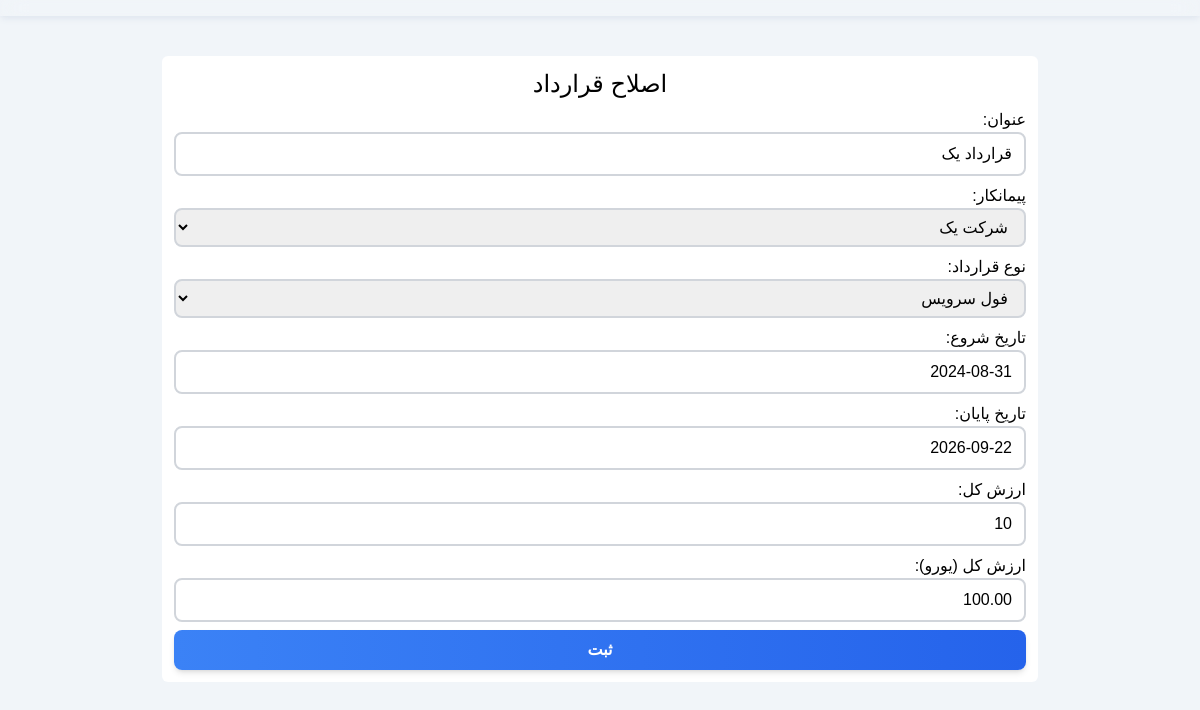
/contracts/update/1/, run on the app's committed database.
### core/models/contract.py (models this page shows, shortened)
class Contract(models.Model):
    name = models.CharField('عنوان', max_length=100)
    contractor = models.ForeignKey(Contractor, on_delete=models.CASCADE, related_name='contracts', verbose_name='پیمانکار')
    contract_type = models.ForeignKey(ContractType, on_delete=models.SET_NULL, null=True, related_name='contracts', verbose_name='نوع قرارداد')
    start_date = models.DateField('تاریخ شروع', db_index=True)
    end_date = models.DateField('تاریخ پایان', db_index=True)
    total_value = models.DecimalField('ارزش کل', max_digits=16, decimal_places=0)
    total_value_euro = models.DecimalField('ارزش کل (یورو)', max_digits=15, decimal_places=2)
    created = models.DateTimeField('تاریخ ایجاد', default=timezone.now)
    updated = models.DateTimeField('تاریخ به‌روزرسانی', auto_now=True)
    syear = models.PositiveSmallIntegerField('سال شروع',null=True,blank=True)
    smonth = models.PositiveSmallIntegerField('ماه شروع',null=True,blank=True)
    sday = models.PositiveSmallIntegerField('روز شروع',null=True,blank=True)
    sdate = models.CharField('تاریخ شروع',max_length=50,null=True,blank=True)
    sdatenumber= models.IntegerField('تاریخ شماری شروع',null=True,blank=True)
    eyear = models.PositiveSmallIntegerField('سال پایان',null=True,blank=True)
    emonth = models.PositiveSmallIntegerField('ماه پایان',null=True,blank=True)
    eday = models.PositiveSmallIntegerField('روز پایان',null=True,blank=True)
    edate = models.CharField('تاریخ پایان',max_length=50,null=True,blank=True)
    edatenumber= models.IntegerField('تاریخ شماری پایان',null=True,blank=True)

class ContractType(models.Model):
    name = models.CharField('نوع قرارداد', max_length=100)
    created = models.DateTimeField('تاریخ ایجاد', default=timezone.now)
    updated = models.DateTimeField('تاریخ به‌روزرسانی', auto_now=True)
    def __str__(self):
        return self.name

### core/views/contract_views.py (the view)
# urls.py: path('contracts/update/<int:pk>/', contract_views.ContractUpdateView.as_view(), name='contract-update'),
class ContractUpdateView(UpdateView):
    model = Contract
    template_name = 'core/contract_form.html'
    fields = ['name', 'contractor', 'contract_type', 'start_date', 'end_date', 'total_value', 'total_value_euro']
    success_url = reverse_lazy('contract-list')

### core/models/contractor.py (called while the page is built)
    def __str__(self):
        return self.company_name

### core/templates/core/contract_form.html
{% extends 'base.html' %} {% block content %}
<div class="flex flex-col items-center justify-center">
  <div
    class="bg-white flex rounded-md flex-col p-3 items-center justify-center w-full md:w-3/4"
    dir="rtl"
  >
    <h1 class="text-2xl text-center">
      {% if form.instance.pk %}اصلاح{% else %}ثبت{% endif %} قرارداد
    </h1>
    <form method="post" class="flex w-full flex-col space-y-2">
      {% csrf_token %} {{ form.as_p }}
      <button
        class="inline-block px-4 py-2 bg-gradient-to-r from-blue-500 to-blue-600 text-white font-semibold rounded-lg shadow-md hover:from-blue-600 hover:to-blue-800 focus:outline-none"
        type="submit"
      >
        ثبت
      </button>
    </form>
  </div>
</div>
{% endblock %}

### core/static/core/css/main.css (style rules this page uses)
body { font-family: Yekan, sans-serif; }

### data on the page
Contract: name "قرارداد یک", contractor "شرکت یک", contract_type "فول سرویس", start_date "2024-08-31", end_date "2026-09-22", total_value "10", total_value_euro "100.00"
